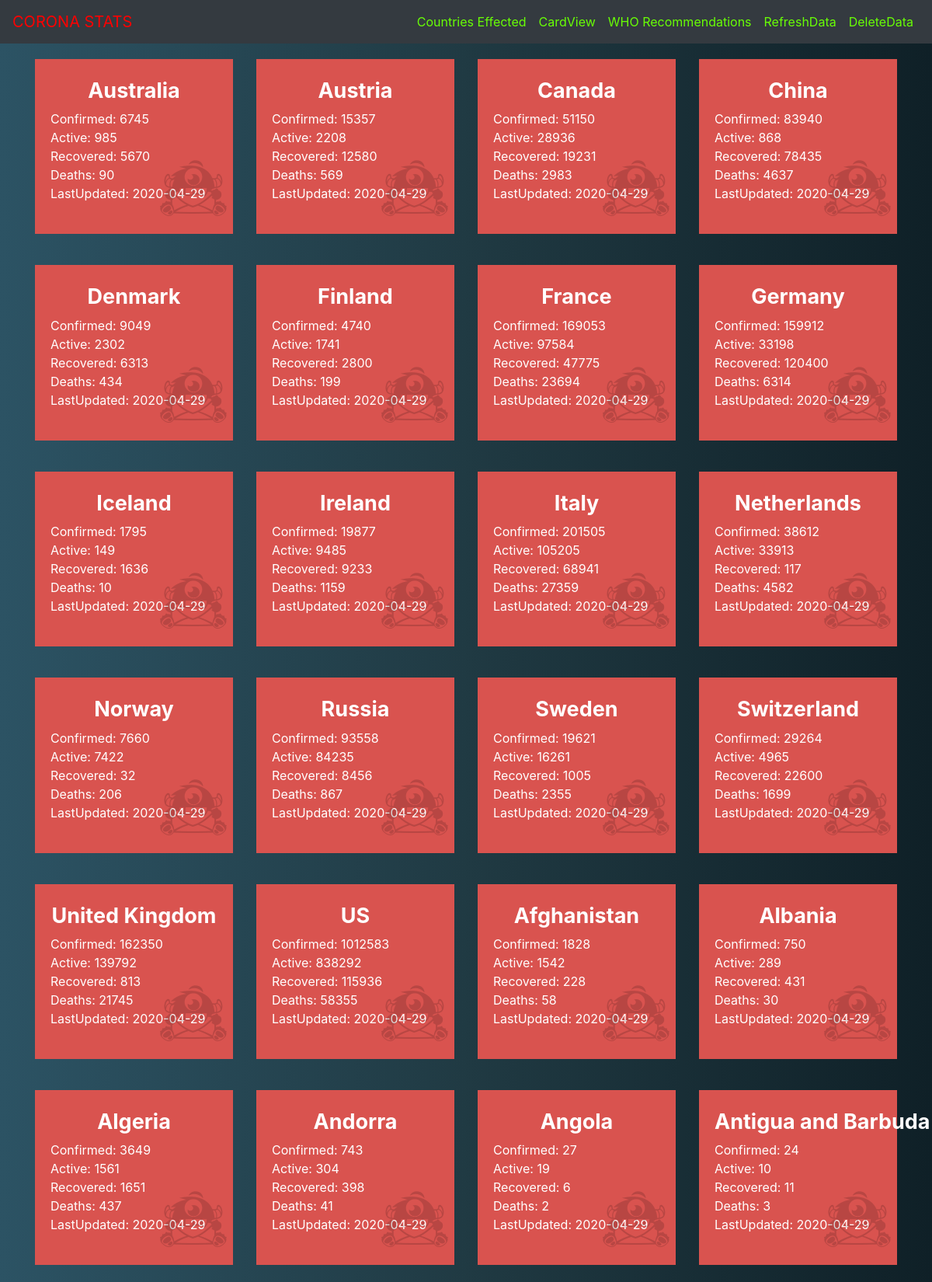
The page /cards (upper part) on the database its author committed.
### dashboard/__init__.py (models this page shows, shortened)
class Corona(db.Model):
    __tablename__ = 'stats'
    id = db.Column(db.Integer,primary_key = True)
    country = db.Column(db.String(30),unique=True,index=True)
    deaths = db.Column(db.Integer)
    confirmed = db.Column(db.Integer)
    recovered = db.Column(db.Integer)
    active = db.Column(db.Integer)
    updated = db.Column(db.String(10))

### app.py (the view)
@app.route('/cards')
def cards():
    data = Corona.query.all()
    return render_template('cards.html',data=data)

### dashboard/templates/cards.html (shortened to what this page needs)
{% extends 'base.html' %}
{% block content %}
<div class="container">
    <div class="row">
        {% for item in data %}
            <div class="col-lg-3 col-sm-6">
                <div class="card-box bg-red">
                    <div class="inner">
                        <h3 style="text-align: center;">{{ item.country }}</h3>
                        Confirmed: {{ item.confirmed }} <br>
                        Active: {{ item.active }} <br>
                        Recovered: {{ item.recovered }} <br>
                        Deaths: {{ item.deaths }} <br>
                        LastUpdated: {{ item.updated }}
                    </div>
                    <div class="icon">
                        <i class="fa fa-optin-monster" aria-hidden="true"></i>
                    </div>
                </div>
            </div>
        {% endfor %}
    </div>
</div>
{% endblock content %}

### dashboard/static/css/master.css (style rules this page uses)
.card-box { position: relative; color: #ffffff; padding: 20px 10px 40px; margin: 20px 0px; }
.card-box .inner { padding: 5px 10px 0 10px; }
.card-box h3 { font-size: 27px; font-weight: bold; margin: 0 0 8px 0; white-space: nowrap; padding: 0; text-align: left; }
.card-box .icon { position: absolute; top: auto; bottom: 5px; right: 5px; z-index: 0; font-size: 72px; color: rgba(0, 0, 0, 0.15); }
.bg-red { background-color: #d9534f !important; }

### dashboard/templates/base.html (style rules this page uses)
body { background: #0F2027; background: -webkit-linear-gradient(to right, #2C5364, #203A43, #0F2027); background: linear-gradient(to right, #2C5364, #203A43, #0F2027); }

### rows shown on the page
Corona: country "Australia", confirmed "6745", active "985", recovered "5670", deaths "90", updated "2020-04-29"
Corona: country "Austria", confirmed "15357", active "2208", recovered "12580", deaths "569", updated "2020-04-29"
Corona: country "Canada", confirmed "51150", active "28936", recovered "19231", deaths "2983", updated "2020-04-29"
Corona: country "China", confirmed "83940", active "868", recovered "78435", deaths "4637", updated "2020-04-29"
Corona: country "Denmark", confirmed "9049", active "2302", recovered "6313", deaths "434", updated "2020-04-29"
Corona: country "Finland", confirmed "4740", active "1741", recovered "2800", deaths "199", updated "2020-04-29"
Corona: country "France", confirmed "169053", active "97584", recovered "47775", deaths "23694", updated "2020-04-29"
Corona: country "Germany", confirmed "159912", active "33198", recovered "120400", deaths "6314", updated "2020-04-29"
Corona: country "Iceland", confirmed "1795", active "149", recovered "1636", deaths "10", updated "2020-04-29"
Corona: country "Ireland", confirmed "19877", active "9485", recovered "9233", deaths "1159", updated "2020-04-29"
Corona: country "Italy", confirmed "201505", active "105205", recovered "68941", deaths "27359", updated "2020-04-29"
Corona: country "Netherlands", confirmed "38612", active "33913", recovered "117", deaths "4582", updated "2020-04-29"
Corona: country "Norway", confirmed "7660", active "7422", recovered "32", deaths "206", updated "2020-04-29"
Corona: country "Russia", confirmed "93558", active "84235", recovered "8456", deaths "867", updated "2020-04-29"
Corona: country "Sweden", confirmed "19621", active "16261", recovered "1005", deaths "2355", updated "2020-04-29"
Corona: country "Switzerland", confirmed "29264", active "4965", recovered "22600", deaths "1699", updated "2020-04-29"
Corona: country "United Kingdom", confirmed "162350", active "139792", recovered "813", deaths "21745", updated "2020-04-29"
Corona: country "US", confirmed "1012583", active "838292", recovered "115936", deaths "58355", updated "2020-04-29"
Corona: country "Afghanistan", confirmed "1828", active "1542", recovered "228", deaths "58", updated "2020-04-29"
Corona: country "Albania", confirmed "750", active "289", recovered "431", deaths "30", updated "2020-04-29"
Corona: country "Algeria", confirmed "3649", active "1561", recovered "1651", deaths "437", updated "2020-04-29"
Corona: country "Andorra", confirmed "743", active "304", recovered "398", deaths "41", updated "2020-04-29"
Corona: country "Angola", confirmed "27", active "19", recovered "6", deaths "2", updated "2020-04-29"
Corona: country "Antigua and Barbuda", confirmed "24", active "10", recovered "11", deaths "3", updated "2020-04-29"
